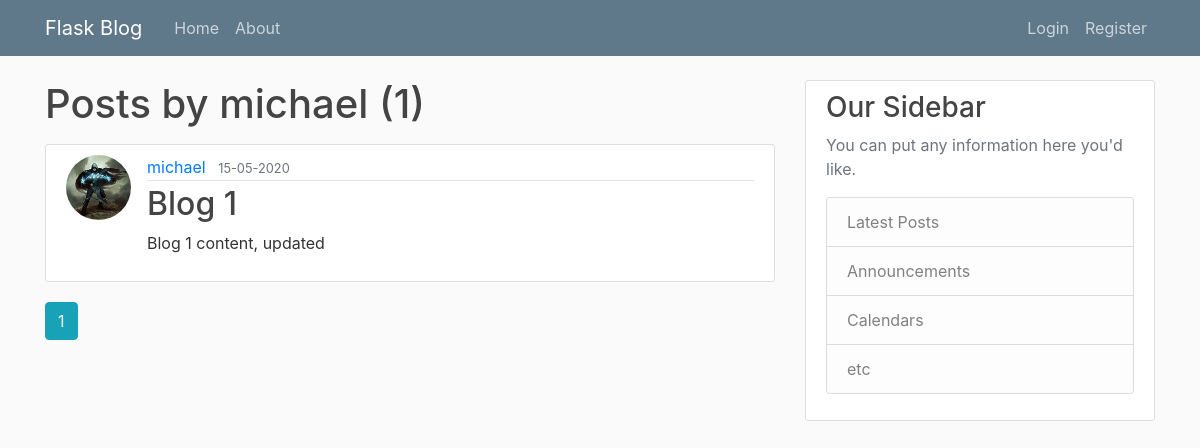
The page /user/michael/posts on the database as committed earlier.
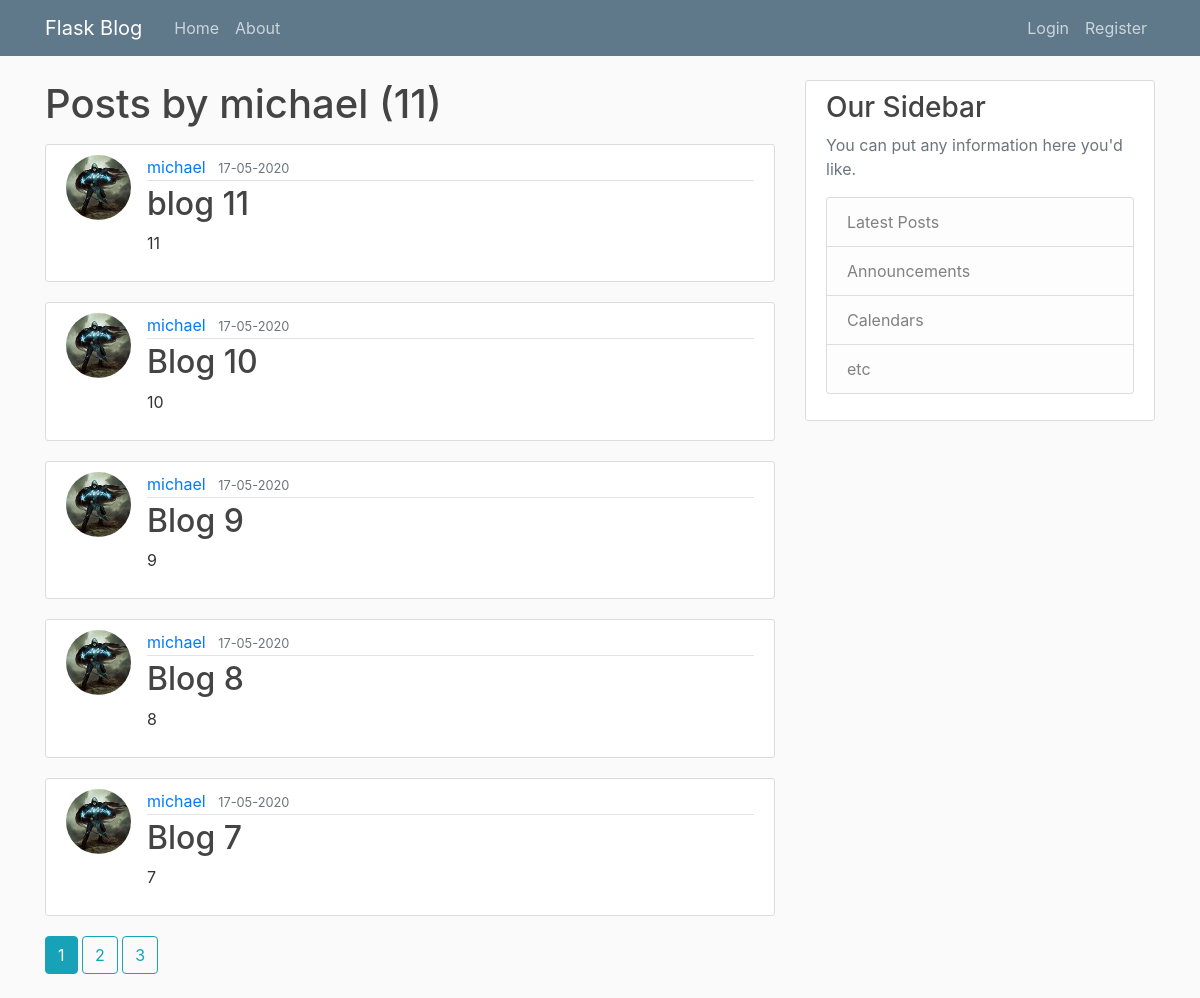
The same page on the database as committed later.
### flaskblog/models.py (models this page shows, shortened)
class Post(db.Model):
    id = db.Column(db.Integer, primary_key=True)
    title = db.Column(db.String(100), nullable=False)
    date_posted = db.Column(db.DateTime, nullable=False, default=datetime.utcnow)
    content = db.Column(db.Text, nullable=False)
    user_id = db.Column(db.Integer, db.ForeignKey('user.id'), nullable=False)

class User(db.Model, UserMixin):
    id = db.Column(db.Integer, primary_key=True)
    username = db.Column(db.String(20), unique=True, nullable=False)
    email = db.Column(db.String(120), unique=True, nullable=False)
    image_file = db.Column(db.String(20), nullable=False, default='default.jpg')
    password = db.Column(db.String(60), nullable=False)
    posts = db.relationship('Post', backref='author', lazy=True)

### flaskblog/routes.py (the view)
@app.route("/user/<string:username>/posts")
def user_posts(username):
    user=User.query.filter_by(username=username).first_or_404()
    page=request.args.get('page',1,type=int)
    posts = Post.query.filter_by(author=user)\
        .order_by(Post.date_posted.desc())\
        .paginate(per_page=5, page=page)
    return render_template('user_posts.html', posts=posts, user=user)

### flaskblog/templates/user_posts.html
{% extends "layout.html" %}
{% block content %}
    <h1 class="mb-3">Posts by {{ user.username }} ({{ posts.total }})</h1>
    {% for post in posts.items %}
        <article class="media content-section">
          <img class="rounded-circle article-img" src="{{ url_for('static', filename='profile_pics/' + post.author.image_file) }}">
          <div class="media-body">
            <div class="article-metadata">
              <a class="mr-2" href="#">{{ post.author.username }}</a>
              <small class="text-muted">{{ post.date_posted.strftime('%d-%m-%Y') }}</small>
            </div>
            <h2><a class="article-title" href="{{ url_for('post', post_id=post.id )}}">{{ post.title }}</a></h2>
            <p class="article-content">{{ post.content }}</p>
          </div>
        </article>
    {% endfor %}
    {% for page_num in posts.iter_pages(left_edge=1, right_edge=1, left_current=1, right_current=2) %}
      {% if page_num %}
        {% if posts.page == page_num %}
          <a class="btn btn-info mb-4" href="{{ url_for('home', page=page_num )}}">{{ page_num }}</a>
        {% else %}
          <a class="btn btn-outline-info mb-4" href="{{ url_for('home', page=page_num )}}">{{ page_num }}</a>
        {% endif %}
      {% else %}
        ...
      {% endif %}
    {% endfor %}
{% endblock content %}

Rows that differ between the two databases and show on the page:
no longer on this page (row unchanged): Post: image_file (picture), author.username "michael", date_posted "15-05-2020", title "Blog 1", content "Blog 1 content, updated"
added Post: image_file (picture), author.username "michael", date_posted "17-05-2020", title "blog 11", content "11"
added Post: image_file (picture), author.username "michael", date_posted "17-05-2020", title "Blog 10", content "10"
added Post: image_file (picture), author.username "michael", date_posted "17-05-2020", title "Blog 9", content "9"
added Post: image_file (picture), author.username "michael", date_posted "17-05-2020", title "Blog 8", content "8"
added Post: image_file (picture), author.username "michael", date_posted "17-05-2020", title "Blog 7", content "7"
Other text that changed with them:
{{ posts.total }}: "1" → "11"
new list line: "2"
new list line: "3"
